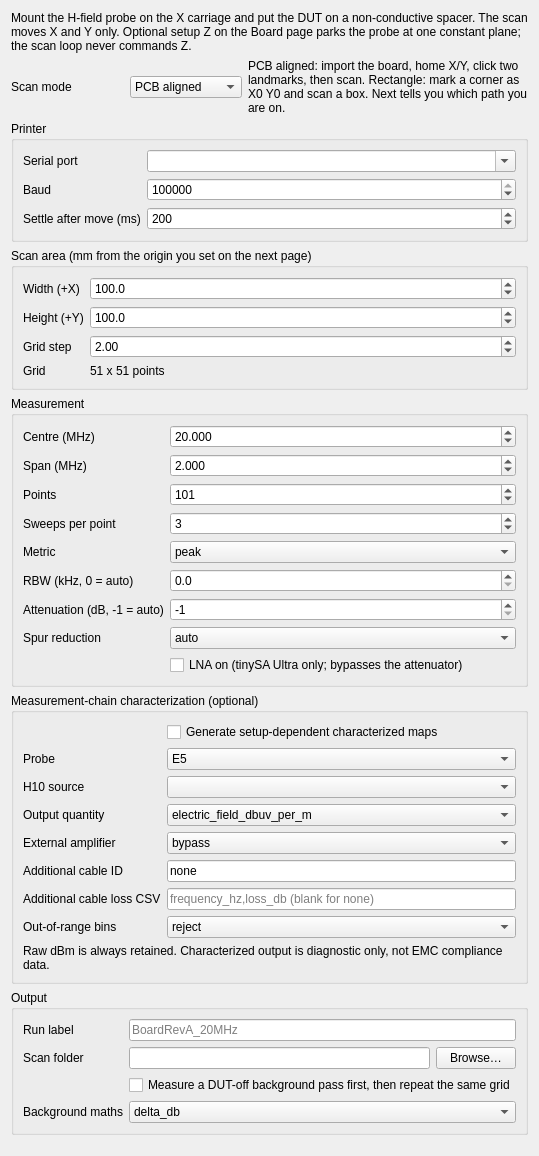
         <widget class="QWidget" name="setupInner">
          <layout class="QVBoxLayout" name="setupLayout">
       <item>
        <widget class="QLabel" name="setupIntro">
         <property name="text">
          <string>Mount the H-field probe on the X carriage and put the DUT on a non-conductive spacer. The scan moves X and Y only. Optional setup Z on the Board page parks the probe at one constant plane; the scan loop never commands Z.</string>
         </property>
         <property name="wordWrap">
          <bool>true</bool>
         </property>
        </widget>
       </item>
       <item>
        <layout class="QHBoxLayout" name="modeLayout">
         <item>
          <widget class="QLabel" name="lblScanMode">
           <property name="text">
            <string>Scan mode</string>
           </property>
          </widget>
         </item>
         <item>
          <widget class="QComboBox" name="scanMode">
           <item>
            <property name="text">
             <string>PCB aligned</string>
            </property>
           </item>
           <item>
            <property name="text">
             <string>Rectangle</string>
            </property>
           </item>
          </widget>
         </item>
         <item>
          <widget class="QLabel" name="modeHint">
           <property name="text">
            <string>PCB aligned: import the board, home X/Y, click two landmarks, then scan. Rectangle: mark a corner as X0 Y0 and scan a box. Next tells you which path you are on.</string>
           </property>
           <property name="wordWrap">
            <bool>true</bool>
           </property>
          </widget>
         </item>
        </layout>
       </item>
       <item>
        <widget class="QGroupBox" name="grpPrinter">
         <property name="title">
          <string>Printer</string>
         </property>
         <layout class="QFormLayout" name="printerForm">
          <item row="0" column="0">
           <widget class="QLabel" name="lblPrinterPort">
            <property name="text">
             <string>Serial port</string>
            </property>
           </widget>
          </item>
          <item row="0" column="1">
           <widget class="QComboBox" name="printerPort">
            <property name="editable">
             <bool>true</bool>
            </property>
           </widget>
          </item>
          <item row="1" column="0">
           <widget class="QLabel" name="lblPrinterBaud">
            <property name="text">
             <string>Baud</string>
            </property>
           </widget>
          </item>
          <item row="1" column="1">
           <widget class="QSpinBox" name="printerBaud">
            <property name="minimum">
             <number>9600</number>
            </property>
            <property name="maximum">
             <number>1000000</number>
            </property>
            <property name="singleStep">
             <number>1200</number>
            </property>
            <property name="value">
             <number>115200</number>
            </property>
           </widget>
          </item>
          <item row="2" column="0">
           <widget class="QLabel" name="lblSettle">
            <property name="text">
             <string>Settle after move (ms)</string>
            </property>
           </widget>
          </item>
          <item row="2" column="1">
           <widget class="QSpinBox" name="settleMs">
            <property name="maximum">
             <number>5000</number>
            </property>
            <property name="singleStep">
             <number>50</number>
            </property>
            <property name="value">
             <number>200</number>
            </property>
           </widget>
          </item>
         </layout>
        </widget>
       </item>
       <item>
        <widget class="QGroupBox" name="grpArea">
         <property name="title">
          <string>Scan area (mm from the origin you set on the next page)</string>
         </property>
         <layout class="QFormLayout" name="areaForm">
          <item row="0" column="0">
           <widget class="QLabel" name="lblWidth">
            <property name="text">
             <string>Width (+X)</string>
            </property>
           </widget>
          </item>
          <item row="0" column="1">
           <widget class="QDoubleSpinBox" name="widthMm">
            <property name="decimals">
             <number>1</number>
            </property>
            <property name="maximum">
             <double>220.0</double>
            </property>
            <property name="value">
             <double>100.0</double>
            </property>
           </widget>
          </item>
          <item row="1" column="0">
           <widget class="QLabel" name="lblHeight">
            <property name="text">
             <string>Height (+Y)</string>
            </property>
           </widget>
          </item>
          <item row="1" column="1">
           <widget class="QDoubleSpinBox" name="heightMm">
            <property name="decimals">
             <number>1</number>
            </property>
            <property name="maximum">
             <double>220.0</double>
            </property>
            <property name="value">
             <double>100.0</double>
            </property>
           </widget>
          </item>
          <item row="2" column="0">
           <widget class="QLabel" name="lblStep">
            <property name="text">
             <string>Grid step</string>
            </property>
           </widget>
          </item>
          <item row="2" column="1">
           <widget class="QDoubleSpinBox" name="stepMm">
            <property name="decimals">
             <number>2</number>
            </property>
            <property name="minimum">
             <double>0.1</double>
            </property>
            <property name="maximum">
             <double>50.0</double>
            </property>
            <property name="value">
             <double>2.0</double>
            </property>
           </widget>
          </item>
          <item row="3" column="0">
           <widget class="QLabel" name="lblGridInfo">
            <property name="text">
             <string>Grid</string>
            </property>
           </widget>
          </item>
          <item row="3" column="1">
           <widget class="QLabel" name="gridInfo">
            <property name="text">
             <string>51 x 51 points</string>
            </property>
           </widget>
          </item>
         </layout>
        </widget>
       </item>
       <item>
        <widget class="QGroupBox" name="grpMeasurement">
         <property name="title">
          <string>Measurement</string>
         </property>
         <layout class="QFormLayout" name="measurementForm">
          <item row="0" column="0">
           <widget class="QLabel" name="lblCentre">
            <property name="text">
             <string>Centre (MHz)</string>
            </property>
           </widget>
          </item>
          <item row="0" column="1">
           <widget class="QDoubleSpinBox" name="centreMhz">
            <property name="decimals">
             <number>3</number>
            </property>
            <property name="minimum">
             <double>0.1</double>
            </property>
            <property name="maximum">
             <double>6000.0</double>
            </property>
            <property name="value">
             <double>20.0</double>
            </property>
           </widget>
          </item>
          <item row="1" column="0">
           <widget class="QLabel" name="lblSpan">
            <property name="text">
             <string>Span (MHz)</string>
            </property>
           </widget>
          </item>
          <item row="1" column="1">
           <widget class="QDoubleSpinBox" name="spanMhz">
            <property name="decimals">
             <number>3</number>
            </property>
            <property name="minimum">
             <double>0.01</double>
            </property>
            <property name="maximum">
             <double>1000.0</double>
            </property>
            <property name="value">
             <double>2.0</double>
            </property>
           </widget>
          </item>
          <item row="2" column="0">
           <widget class="QLabel" name="lblPoints">
            <property name="text">
             <string>Points</string>
            </property>
           </widget>
          </item>
          <item row="2" column="1">
           <widget class="QSpinBox" name="points">
            <property name="minimum">
             <number>2</number>
            </property>
            <property name="maximum">
             <number>450</number>
            </property>
            <property name="value">
             <number>101</number>
            </property>
           </widget>
          </item>
          <item row="3" column="0">
           <widget class="QLabel" name="lblSamples">
            <property name="text">
             <string>Sweeps per point</string>
            </property>
           </widget>
          </item>
          <item row="3" column="1">
           <widget class="QSpinBox" name="samplesPerXy">
            <property name="minimum">
             <number>1</number>
            </property>
            <property name="maximum">
             <number>20</number>
            </property>
            <property name="value">
             <number>3</number>
            </property>
           </widget>
          </item>
          <item row="4" column="0">
           <widget class="QLabel" name="lblMetric">
            <property name="text">
             <string>Metric</string>
            </property>
           </widget>
          </item>
          <item row="4" column="1">
           <!-- Not named "metric": QWidget.metric() would shadow the child widget -->
           <widget class="QComboBox" name="metricBox">
            <item>
             <property name="text">
              <string>peak</string>
             </property>
            </item>
            <item>
             <property name="text">
              <string>mean_power</string>
             </property>
            </item>
            <item>
             <property name="text">
              <string>linear_sum</string>
             </property>
            </item>
           </widget>
          </item>
          <item row="5" column="0">
           <widget class="QLabel" name="lblRbw">
            <property name="text">
             <string>RBW (kHz, 0 = auto)</string>
            </property>
           </widget>
          </item>
          <item row="5" column="1">
           <widget class="QDoubleSpinBox" name="rbwKhz">
            <property name="decimals">
             <number>1</number>
            </property>
            <property name="maximum">
             <double>850.0</double>
            </property>
            <property name="value">
             <double>0.0</double>
            </property>
           </widget>
          </item>
          <item row="6" column="0">
           <widget class="QLabel" name="lblAtten">
            <property name="text">
             <string>Attenuation (dB, -1 = auto)</string>
            </property>
           </widget>
          </item>
          <item row="6" column="1">
           <widget class="QSpinBox" name="attenDb">
            <property name="minimum">
             <number>-1</number>
            </property>
            <property name="maximum">
             <number>31</number>
            </property>
            <property name="value">
             <number>-1</number>
            </property>
           </widget>
          </item>
          <item row="7" column="0">
           <widget class="QLabel" name="lblSpur">
            <property name="text">
             <string>Spur reduction</string>
            </property>
           </widget>
          </item>
          <item row="7" column="1">
           <widget class="QComboBox" name="spur">
            <item>
             <property name="text">
              <string>auto</string>
             </property>
            </item>
            <item>
             <property name="text">
              <string>on</string>
             </property>
            </item>
            <item>
             <property name="text">
              <string>off</string>
             </property>
            </item>
           </widget>
          </item>
          <item row="8" column="1">
           <widget class="QCheckBox" name="lna">
            <property name="text">
             <string>LNA on (tinySA Ultra only; bypasses the attenuator)</string>
            </property>
           </widget>
          </item>
         </layout>
        </widget>
       </item>
       <item>
        <widget class="QGroupBox" name="grpCharacterization">
         <property name="title">
          <string>Measurement-chain characterization (optional)</string>
         </property>
         <layout class="QFormLayout" name="characterizationForm">
          <item row="0" column="1">
           <widget class="QCheckBox" name="chkCharacterization">
            <property name="text">
             <string>Generate setup-dependent characterized maps</string>
            </property>
            <property name="toolTip">
             <string>Manufacturer characterization only; not an absolute EMC compliance measurement.</string>
            </property>
           </widget>
          </item>
          <item row="1" column="0">
           <widget class="QLabel" name="lblProbeModel">
            <property name="text"><string>Probe</string></property>
           </widget>
          </item>
          <item row="1" column="1">
           <widget class="QComboBox" name="probeModel">
            <item><property name="text"><string>E5</string></property></item>
            <item><property name="text"><string>H20</string></property></item>
            <item><property name="text"><string>H10</string></property></item>
            <item><property name="text"><string>H5</string></property></item>
           </widget>
          </item>
          <item row="2" column="0">
           <widget class="QLabel" name="lblProbeSourceVariant">
            <property name="text"><string>H10 source</string></property>
           </widget>
          </item>
          <item row="2" column="1">
           <widget class="QComboBox" name="probeSourceVariant">
            <item><property name="text"><string/></property></item>
            <item><property name="text"><string>workbook_S63</string></property></item>
            <item><property name="text"><string>faq_S62</string></property></item>
           </widget>
          </item>
          <item row="3" column="0">
           <widget class="QLabel" name="lblCharacterizedOutput">
            <property name="text"><string>Output quantity</string></property>
           </widget>
          </item>
          <item row="3" column="1">
           <widget class="QComboBox" name="characterizedOutput">
            <item><property name="text"><string>electric_field_dbuv_per_m</string></property></item>
            <item><property name="text"><string>electric_field_v_per_m</string></property></item>
            <item><property name="text"><string>magnetic_flux_density_t</string></property></item>
            <item><property name="text"><string>rf_current_dbua</string></property></item>
            <item><property name="text"><string>rf_current_a</string></property></item>
           </widget>
          </item>
          <item row="4" column="0">
           <widget class="QLabel" name="lblAmplifierModel">
            <property name="text"><string>External amplifier</string></property>
           </widget>
          </item>
          <item row="4" column="1">
           <widget class="QComboBox" name="amplifierModel">
            <item><property name="text"><string>bypass</string></property></item>
            <item><property name="text"><string>TBWA2_20</string></property></item>
            <item><property name="text"><string>TBWA2_40</string></property></item>
           </widget>
          </item>
          <item row="5" column="0">
           <widget class="QLabel" name="lblCableId">
            <property name="text"><string>Additional cable ID</string></property>
           </widget>
          </item>
          <item row="5" column="1">
           <widget class="QLineEdit" name="cableId">
            <property name="text"><string>none</string></property>
            <property name="toolTip">
             <string>The supplied probe characterization already includes its 75 cm RG316U cable.</string>
            </property>
           </widget>
          </item>
          <item row="6" column="0">
           <widget class="QLabel" name="lblCableCurvePath">
            <property name="text"><string>Additional cable loss CSV</string></property>
           </widget>
          </item>
          <item row="6" column="1">
           <widget class="QLineEdit" name="cableCurvePath">
            <property name="placeholderText"><string>frequency_hz,loss_db (blank for none)</string></property>
           </widget>
          </item>
          <item row="7" column="0">
           <widget class="QLabel" name="lblRangePolicy">
            <property name="text"><string>Out-of-range bins</string></property>
           </widget>
          </item>
          <item row="7" column="1">
           <widget class="QComboBox" name="characterizationRangePolicy">
            <item><property name="text"><string>reject</string></property></item>
            <item><property name="text"><string>flag</string></property></item>
           </widget>
          </item>
          <item row="8" column="0" colspan="2">
           <widget class="QLabel" name="characterizationWarning">
            <property name="text">
             <string>Raw dBm is always retained. Characterized output is diagnostic only, not EMC compliance data.</string>
            </property>
            <property name="wordWrap"><bool>true</bool></property>
           </widget>
          </item>
         </layout>
        </widget>
       </item>
       <item>
        <widget class="QGroupBox" name="grpOutput">
         <property name="title">
          <string>Output</string>
         </property>
         <layout class="QFormLayout" name="outputForm">
          <item row="0" column="0">
           <widget class="QLabel" name="lblLabel">
            <property name="text">
             <string>Run label</string>
            </property>
           </widget>
          </item>
          <item row="0" column="1">
           <widget class="QLineEdit" name="runLabel">
            <property name="placeholderText">
             <string>BoardRevA_20MHz</string>
            </property>
           </widget>
          </item>
          <item row="1" column="0">
           <widget class="QLabel" name="lblFolder">
            <property name="text">
             <string>Scan folder</string>
            </property>
           </widget>
          </item>
          <item row="1" column="1">
           <layout class="QHBoxLayout" name="folderLayout">
            <item>
             <widget class="QLineEdit" name="outputRoot"/>
            </item>
            <item>
             <widget class="QPushButton" name="btnBrowse">
              <property name="text">
               <string>Browse…</string>
              </property>
             </widget>
            </item>
           </layout>
          </item>
          <item row="2" column="1">
           <widget class="QCheckBox" name="chkBackground">
            <property name="text">
             <string>Measure a DUT-off background pass first, then repeat the same grid</string>
            </property>
           </widget>
          </item>
          <item row="3" column="0">
           <widget class="QLabel" name="lblBackgroundMode">
            <property name="text">
             <string>Background maths</string>
            </property>
           </widget>
          </item>
          <item row="3" column="1">
           <widget class="QComboBox" name="backgroundMode">
            <item>
             <property name="text">
              <string>delta_db</string>
             </property>
            </item>
            <item>
             <property name="text">
              <string>linear_subtract</string>
             </property>
            </item>
           </widget>
          </item>
         </layout>
        </widget>
       </item>
       <item>
        <spacer name="setupSpacer">
         <property name="orientation">
          <enum>Qt::Vertical</enum>
         </property>
         <property name="sizeHint" stdset="0">
          <size>
           <width>20</width>
           <height>10</height>
          </size>
         </property>
        </spacer>
       </item>
          </layout>
         </widget>
